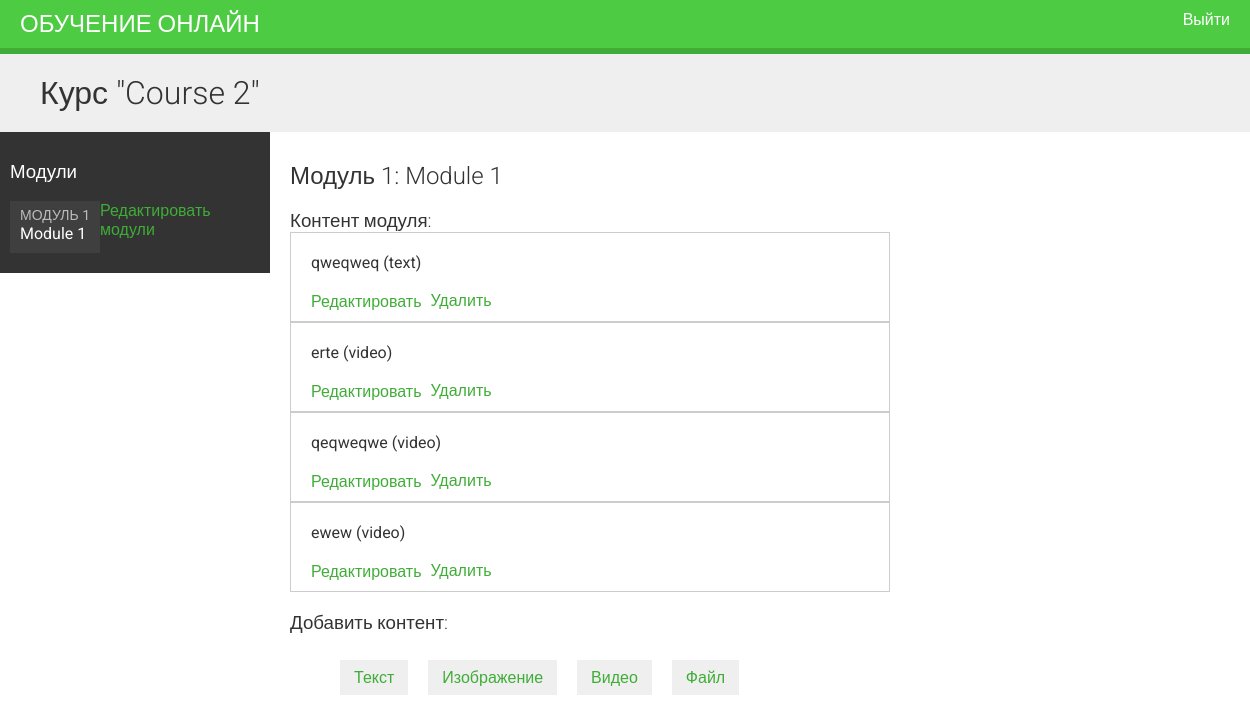
/course/module/5/ (signed in), run on the app's committed database.
### courses/models.py (models this page shows, shortened)
class Course(models.Model):
    owner = models.ForeignKey(User,related_name='courses_created',on_delete=models.CASCADE)
    subject = models.ForeignKey(Subject,related_name='courses',on_delete=models.CASCADE)
    title = models.CharField(max_length=200)
    slug = models.SlugField(max_length=200, unique=True)
    overview = models.TextField()
    created = models.DateTimeField(auto_now_add=True)
    students = models.ManyToManyField(User,related_name='courses_joined',blank=True)
    class Meta:
        ordering = ['-created']

class Module(models.Model):
    course = models.ForeignKey(Course,related_name='modules',on_delete=models.CASCADE)
    title = models.CharField(max_length=200, verbose_name="Заголовок")
    description = models.TextField(blank=True, verbose_name="Описание")
    order = OrderField(blank=True, for_fields=['course'])
    class Meta:
        ordering = ['order']

class Content(models.Model):
    module = models.ForeignKey(Module, related_name='contents', on_delete=models.CASCADE)
    content_type = models.ForeignKey(ContentType, on_delete=models.CASCADE,
                                     limit_choices_to={'model__in': ('text', 'video', 'image', 'file')})
    object_id = models.PositiveIntegerField()
    item = GenericForeignKey('content_type', 'object_id')
    order = OrderField(blank=True, for_fields=['module'])
    class Meta:
        ordering = ['order']

class ItemBase(models.Model):
    owner = models.ForeignKey(User,related_name='%(class)s_related',on_delete=models.CASCADE)
    title = models.CharField(max_length=250)
    created = models.DateTimeField(auto_now_add=True)
    updated = models.DateTimeField(auto_now=True)
    class Meta:
        abstract = True
    def __str__(self):
        return self.title

class Text(ItemBase):
    content = models.TextField()

class Video(ItemBase):
    url = models.URLField()

### courses/views.py (the view)
# urls.py: path('module/<int:module_id>/',views.ModuleContentListView.as_view(),name='module_content_list'),
class ModuleContentListView(TemplateResponseMixin, View):
    template_name = 'courses/manage/module/content_list.html'
    def get(self, request, module_id):
        module = get_object_or_404(Module,id=module_id,course__owner=request.user)
        return self.render_to_response({'module': module})

### courses/templatetags/course.py (called while the page is built)
@register.filter
def model_name(obj):
    try:
        return obj._meta.model_name
    except AttributeError:
        return None

### courses/templates/courses/manage/module/content_list.html (shortened to what this page needs)
{% extends "base.html" %}
{% load course %}
{% block content %}
  {% with course=module.course %}
    <h1>Курс "{{ course.title }}"</h1>
    <div class="contents">
      <h3>Модули</h3>
      <ul id="modules">
        {% for m in course.modules.all %}
          <li data-id="{{ m.id }}" {% if m == module %}class="selected"{% endif %}>
            <a href="{% url "module_content_list" m.id %}">
              <span>
                Модуль <span class="order">{{ m.order|add:1 }}</span>
              </span>
              <br>
              {{ m.title }}
            </a>
          </li>
        {% empty %}
          <li>Пока нет модулей.</li>
        {% endfor %}
      </ul>
      <p><a href="{% url "course_module_update" course.id %}">Редактировать модули</a></p>
    </div>
    <div class="module">
      <h2>Модуль {{ module.order|add:1 }}: {{ module.title }}</h2>
      <h3>Контент модуля:</h3>
      <div id="module-contents">
        {% for content in module.contents.all %}
          <div data-id="{{ content.id }}">
            {% with item=content.item %}
              <p>{{ item }} ({{ item|model_name }})</p>
              <a href="{% url "module_content_update" module.id item|model_name item.id %}">Редактировать</a>
              <form action="{% url "module_content_delete" content.id %}" method="post">
                <input type="submit" value="Удалить">
              </form>
            {% endwith %}
          </div>
        {% empty %}
          <p>Этот модуль не содержит контента</p>
        {% endfor %}
      </div>
      <h3>Добавить контент:</h3>
      <ul class="content-types">
        <li><a href="{% url "module_content_create" module.id "text" %}">Текст</a></li>
        <li><a href="{% url "module_content_create" module.id "image" %}">Изображение</a></li>
        <li><a href="{% url "module_content_create" module.id "video" %}">Видео</a></li>
        <li><a href="{% url "module_content_create" module.id "file" %}">Файл</a></li>
      </ul>
    </div>
  {% endwith %}
{% endblock %}

### courses/static/css/base.css (style rules this page uses)
body { margin:0; font-family:'Roboto', sans-serif; font-weight:400; color:#333; }
a { color:#3fad37; text-decoration:none; }
ul { float:left; }
h1, h2, h3, h4, h5, h6 { font-family:'Roboto', sans-serif; font-weight:300; }
h1 { background:#efefef; width:100%; overflow:auto; padding:20px 0 20px 40px; margin:0; }
.module { padding:10px 20px; float:left; width:600px; }
.module h3 { margin:20px 0 0; padding:0; width:100%; }
.module p { margin:10px 0 20px; width:100%; float:left; }
.contents { width:20%; padding:10px; float:left; background:#333; color: #fff; font-family:'Roboto', sans-serif; }
.contents ul { list-style:none; margin:0; padding:0; }
.contents ul li { margin:0 0 10px 0; padding:4px 10px 10px; overflow:auto; }
.contents ul li.selected { background:#3f3f3f; }
.contents ul span { text-transform:uppercase; color:#bbb; font-size:14px; }
.contents ul a { display:block; color:#fff; text-decoration:none; }
ul.content-types li { list-style:none; float:left; margin:10px; background:#efefef; padding:8px 14px; }
input, select, textarea { border:1px solid #ccc; border-bottom:3px solid #ccc; padding:8px 12px; font-size:16px; font-family:'Roboto', sans-serif; float:left; clear:both; width:300px; }
input[type=submit], a.button { border-radius:5px; background:#4dcc43; color:#fff; font-size:16px; text-transform:uppercase; border:none; padding:10px 20px; margin:20px 0; }
#module-contents div { padding:10px 20px; border:1px solid #ccc; background:#fff }
#module-contents form { margin:0; padding:0; }
#module-contents input[type=submit] { color:#3fad37; background:none; margin:-20px 0 0; padding:0; float:left; text-transform:none; }

### data on the page
Course: title "Course 2"
Module: order|add "1", title "Module 1"
Content: item "qweqweq", item|model_name "text"
Content: item "erte", item|model_name "video"
Content: item "qeqweqwe", item|model_name "video"
Content: item "ewew", item|model_name "video"
